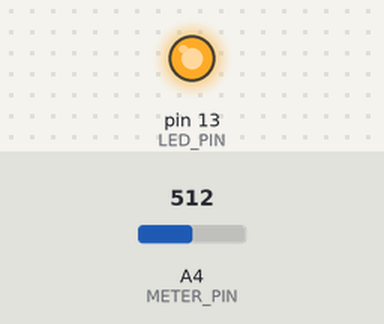
Recording of a sketch running on a simulated Arduino Uno, built with avr-gcc and run on an emulated ATmega328P. On the bench: output pins drawn as LEDs (lit = HIGH). The inputs (shaded band) are chosen by the test bench; at power-on: A4 (METER_PIN) = 512.

Above: at 1.2 s.
1.3 s: A4 (METER_PIN) set to 900
At 1.54 s:
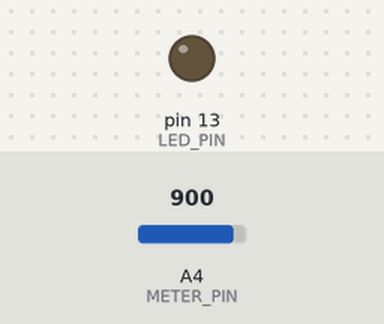
4.3 s: A4 (METER_PIN) set to 716
Timing chart, 0 to 13.3 s (numbered marks = the images above; inputs shaded):
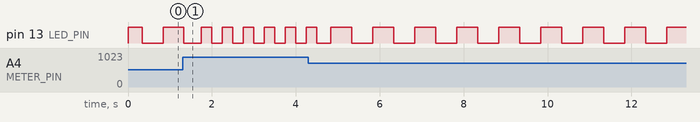

The sketch:

TASK_M2_S1P.ino
```cpp
const byte LED_PIN = 13;
const byte METER_PIN = A4;

void setup() {
    pinMode(LED_PIN, OUTPUT);
    pinMode(METER_PIN, INPUT);

    Serial.begin(9600);

    double timerFrequency = getPotentiometerFrequency();
    startTimer(timerFrequency);
}

void loop() {
    double timerFrequency = getPotentiometerFrequency();
    startTimer(timerFrequency);
    delay(500);  // Prevent excessive updates
}

// Function to start timer with dynamic frequency
void startTimer(double timerFrequency) {
    noInterrupts();  // Disable interrupts

    TCCR1A = 0;  // Reset Timer1 registers
    TCCR1B = 0;
    TCNT1 = 0;

    // Calculate OCR1A value for desired frequency
    long timerCompare = (16000000 / (1024 * timerFrequency)) - 1;
    OCR1A = (uint16_t)timerCompare;

    TCCR1B |= (1 << WGM12);  // CTC mode
    TCCR1B |= (1 << CS12) | (1 << CS10);  // Prescaler 1024
    TIMSK1 |= (1 << OCIE1A);  // Enable Timer1 Compare Interrupt

    interrupts();  // Enable interrupts
}

// Read potentiometer and map to frequency range (0.1Hz to 5Hz)
double getPotentiometerFrequency() {
    int sensorValue = analogRead(METER_PIN);
    return map(sensorValue, 0, 1023, 1, 5);  // Map to 1Hz - 5Hz
}

// Timer interrupt: Toggles LED
ISR(TIMER1_COMPA_vect) {
    digitalWrite(LED_PIN, digitalRead(LED_PIN) ^ 1);
}
```

Measured:
- by itself, pin 13 (LED_PIN): repeats every 1.0 s: HIGH 0.50 s, LOW 0.50 s
